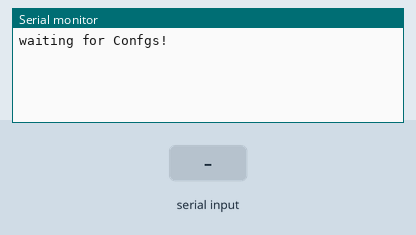
Recording of a sketch running on a simulated Arduino Uno, built with avr-gcc and run on an emulated ATmega328P. Shown: the last lines printed to the serial monitor. The inputs (shaded band) are chosen by the test bench. Random numbers use the default seed unless the sketch sets one; no radio packets arrive unless stated.

Above: at 0.9 s.
1.0 s: "90,45,200\n" received over Serial
At 2.2 s:
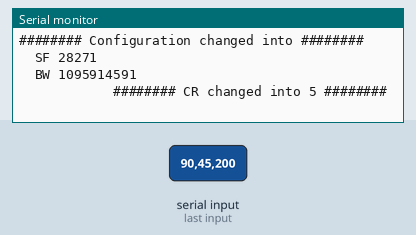
2.5 s: "30,150,10\n" received over Serial
At 3.8 s:
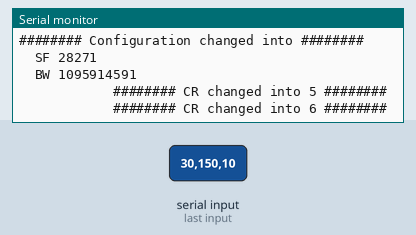

Measured:
- after the input at 1.0 s, the serial monitor: prints a new line at once (image 1)
- after the input at 2.5 s, the serial monitor: prints a new line after 0.05 s (image 2)

The sketch:

firmware.ino
```cpp
 #include <LoRa.h>

float PR_TRANSMIT = 0.6;

bool GO = 1;

struct tpayload {
  byte cr_t = 0;           //1
  uint32_t id = 0;         //4
  byte void_6 = 0;         //1
  byte void_7 = 0;         //1
  byte void_8 = 0;         //1
  byte void_9 = 0;         //1
  byte void_10 = 0;        //1
  byte void_11 = 0;        //1
  byte void_12 = 0;        //1
  byte void_13 = 0;        //1
  byte void_14 = 0;        //1
  byte void_15 = 0;        //1
  byte void_16 = 0;        //1
};

// CONFIGURATION PARAMETERS
int CONFIG = 3;
int       sf[] = {12,     11,     10,     9,      8,      7,      7};
long int  bw[] = {125000, 125000, 125000, 125000, 125000, 125000, 250000};
int CR = 0;
int interf_counter = 0;

int cr[4] = {5, 6, 7, 8};

// TIME VARIABLES
float rate = 0;
float sys_end;
float start_pkt;
float end_pkt;
float tr_pkt = 300; // just to initializem


void setup()
{
  Serial.begin(9600);
  while (!Serial);
  Serial.print("waiting for Confgs!");
  while (Serial.available() < 1);//just wait
  CONFIG = Serial.parseInt();

 while (Serial.available() < 1);//just wait
  CR = Serial.parseInt()-1;
  if(CR > 3){CR = 0;}

  while (Serial.available() < 1);//just wait
  float PR_TRANSMIT = Serial.parseFloat();

 int cr_ = CR+1;
   Serial.println("-_-_-_-_-_-_-_-_-_-_-_-  PARAMS  -_-_-_-_-_-_-_-_-_-_-_-");
   Serial.println("");
   Serial.println("CONFIG: " +(String)CONFIG + "  -->  SF: " +(String)sf[CONFIG] +" BW: " +(String)bw[CONFIG]);
   Serial.println("");
   Serial.println("CR: " +(String)cr_+"  -->  CR: " +(String)cr[CR]);
   Serial.println("");
   Serial.println("PR_TRANSMIT: " +(String)PR_TRANSMIT);
   Serial.println("");
   Serial.println("-_-_-_-_-_-_-_-_-_-_-_-_-_-_-_-_-_-_-_-_-_-_-_-_-_-_-_-_-");
   while(Serial.available() > 0) {
     char t = Serial.read();
   }


  if (!LoRa.begin(868000000)) {
    Serial.println("Starting LoRa failed!");
    while (1);
  }

  change_config();

  // Parameters always fixed:
  LoRa.setPreambleLength(8);
  LoRa.setTxPower(14);
  LoRa.setSyncWord(0x39);
  LoRa.disableCrc();
}

void loop()
{
  while (Serial.available() < 1) {
    if (GO) {
      operate();                 // Press Enter to change configuration
    }
  }
  while (Serial.available() > 0) {
    Serial.read();
  }
  check_state();
}

void check_state()
{
  if ((CONFIG == 7) && (CR == 4)) {
    sys_end = millis();
    Serial.println("########## Number of configurations exceeded ##########");
    Serial.println("\tSystem duration: " + (String)sys_end);
    Serial.println("\tTransmission time: " + (String)rate);

    rate = rate / sys_end;
    Serial.println("\tRate: " + (String)rate);
    while (true) {}
  }
  else {
    if (CR == 4) {
      CR = 0;
      change_config();
    }
    else {
      change_cr();
    }
  }
}

void change_config()
{
  LoRa.setSpreadingFactor(sf[CONFIG]);
  LoRa.setSignalBandwidth(bw[CONFIG]);
  LoRa.setCodingRate4(cr[CR]);

  Serial.println("\n\n######## Configuration changed into ########");
  Serial.println("\tSF " + (String)sf[CONFIG]);
  Serial.println("\tBW " + (String)bw[CONFIG]);
  Serial.println("\t\t\t\t\t\t######## CR changed into " + (String)cr[CR] + " ########");

  CONFIG = CONFIG + 1;
  CR = CR + 1;
  interf_counter = 0;
}

void change_cr()
{
  LoRa.setCodingRate4(cr[CR]);
  Serial.println("\t\t\t\t\t\t######## CR changed into " + (String)cr[CR] + " ########");

  CR = CR + 1;
}

void operate()
{
  float RND = random(0, 100) / 100.0;
  //Serial.print("Rndm value: " + (String)RND);


if (RND < PR_TRANSMIT) {

    tpayload pay;

    //////////////////////////////////////////////////
    start_pkt = millis();
    if (!LoRa.beginPacket()) {
      Serial.println("Radio is busy or on failure");
      return;
    }
    //for (int i=0; i<16; i++) {
    //LoRa.write((const uint8_t*)&pkt, 16);
    //}
    LoRa.write((const uint8_t*)&pay, sizeof(pay));
    LoRa.endPacket(false);
    end_pkt = millis();
    //////////////////////////////////////////////////

    tr_pkt = end_pkt - start_pkt;
    interf_counter  = interf_counter + 1;


    //Serial.println("\tTime to send: " + (String)tr_pkt + "interferenza numero: "+(String)interf_counter);
    rate = rate + tr_pkt;
  }
  else {
    //Serial.println(" ------");
    delay(tr_pkt);
  }
}
```
